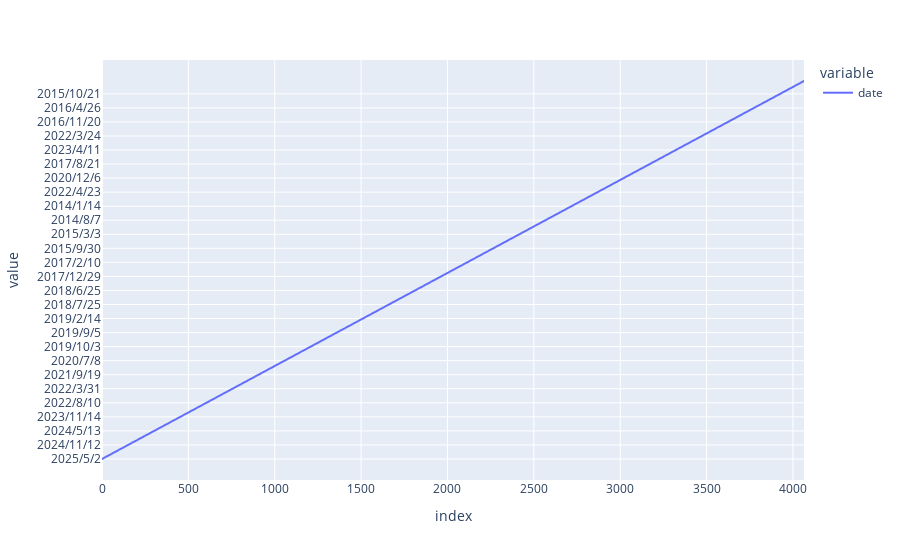

The code cell stored with this chart in its notebook:
### Code cell
px.line(df["date"])

### Figure 1 — Plotly figure (JSON) as saved in the notebook; plotly's stock layout.template omitted (floating-point values rounded to 4 significant figures; data arrays with more than 128 entries replaced by an {"elided": "..."} marker saying what was removed)
{"data": [{"hovertemplate": "variable=date<br>index=%{x}<br>value=%{y}<extra></extra>", "legendgroup": "date", "line": {"color": "#636efa", "dash": "solid"}, "marker": {"symbol": "circle"}, "mode": "lines", "name": "date", "showlegend": true, "type": "scattergl", "x": {"elided": "4065 int values"}, "xaxis": "x", "y": {"elided": "4065 str values"}, "yaxis": "y"}], "layout": {"legend": {"title": {"text": "variable"}, "tracegroupgap": 0}, "margin": {"t": 60}, "xaxis": {"anchor": "y", "domain": [0, 1], "title": {"text": "index"}}, "yaxis": {"anchor": "x", "domain": [0, 1], "title": {"text": "value"}}}}
